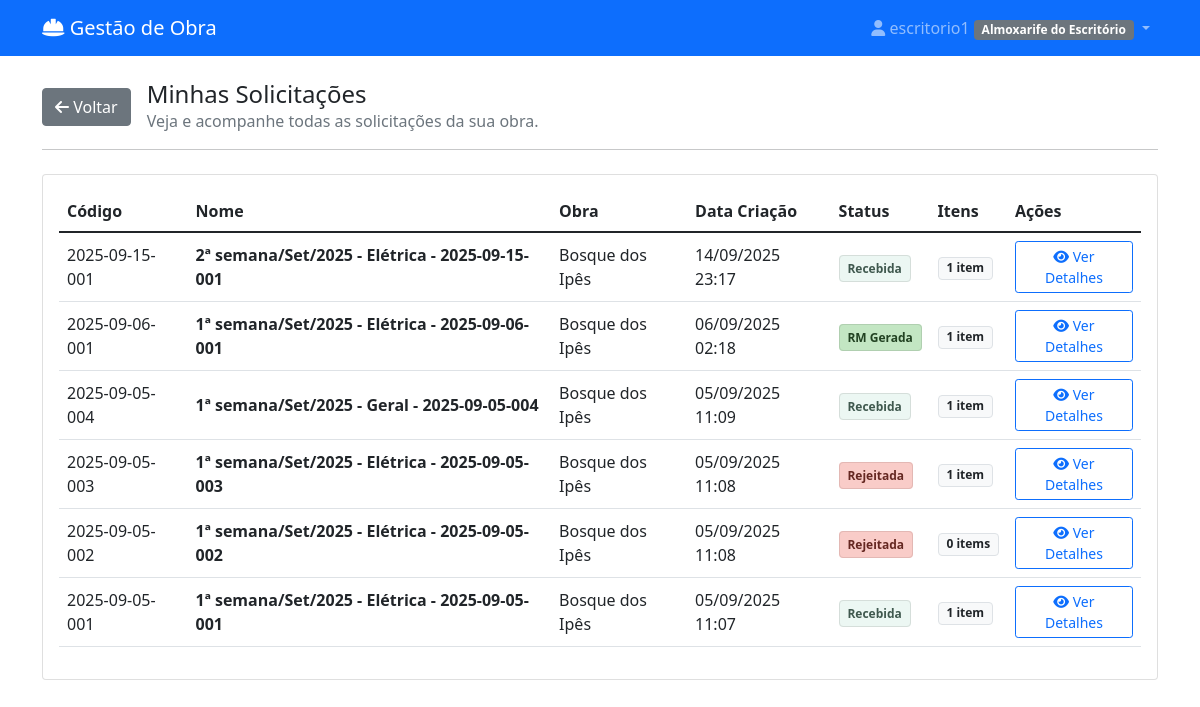
/solicitacoes/ (signed in), run on an earlier commit of the app's database.
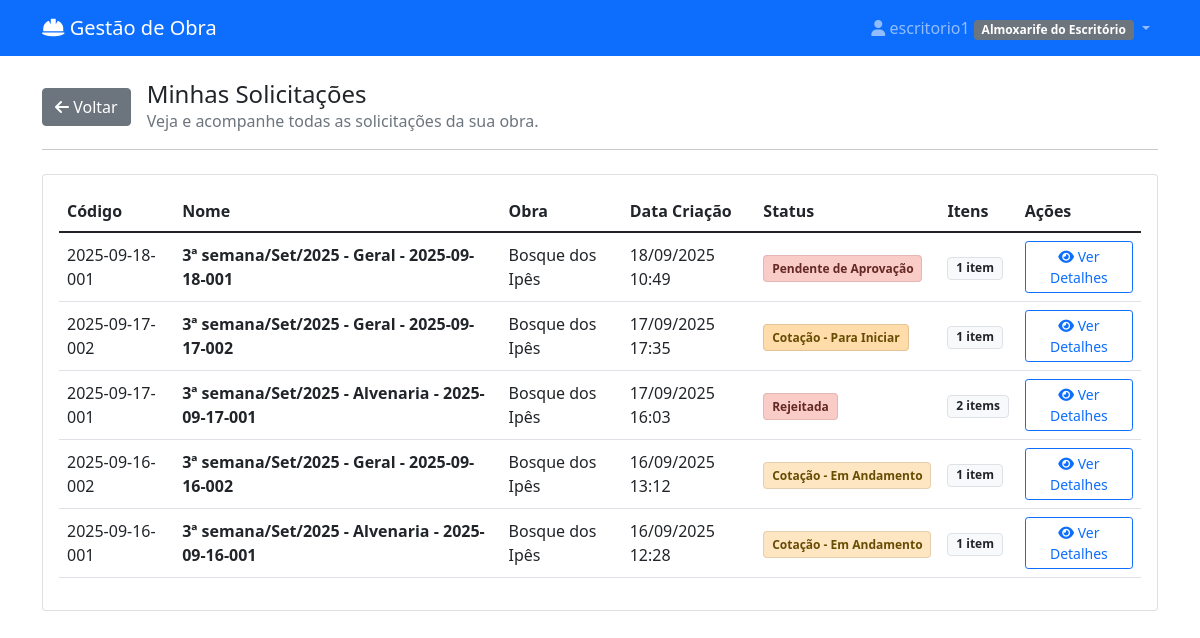
And on a later commit of the database.
### materiais/models.py (models this page shows, shortened)
class SolicitacaoCompra(models.Model):
    STATUS_CHOICES = [
        ('rascunho', 'Rascunho'),
        ('pendente_aprovacao', 'Pendente de Aprovação'),
        ('aprovado_engenharia', 'Aprovado - Engenharia'),
        ('aprovada', 'Cotação - Para Iniciar'),
        ('rejeitada', 'Rejeitada'),
        ('em_cotacao', 'Cotação - Em Andamento'),
        ('aguardando_resposta', 'Cotação - Aguardando Resposta'),
        ('cotacao_selecionada', 'Cotação - Recebida/Analisar'),
        ('finalizada', 'RM Gerada'),
        ('a_caminho', 'A Caminho'),
        ('recebida_parcial', 'Recebida Parcialmente'),
        ('recebida', 'Recebida'),
    ]
    numero = models.CharField(max_length=100, unique=True, blank=True, verbose_name="Código")
    solicitante = models.ForeignKey(User, on_delete=models.CASCADE, related_name='solicitacoes')
    obra = models.ForeignKey(Obra, on_delete=models.CASCADE, null=True, blank=True)
    destino = models.ForeignKey(
        DestinoEntrega,
        on_delete=models.SET_NULL,
        null=True,
        blank=True,
        verbose_name="Destino de Entrega"
    )
    categoria_sc = models.ForeignKey(
        CategoriaSC,
        on_delete=models.SET_NULL,
        null=True,
        blank=True,
        verbose_name="Categoria da SC"
    )
    data_criacao = models.DateTimeField(auto_now_add=True)
    data_necessidade = models.DateField()
    justificativa = models.TextField(verbose_name="Observação Geral")
    is_emergencial = models.BooleanField(default=False, verbose_name="Solicitação Emergencial")
    status = models.CharField(max_length=20, choices=STATUS_CHOICES, default='rascunho')
    aprovador = models.ForeignKey(User, on_delete=models.SET_NULL, null=True, blank=True, related_name='aprovacoes')
    data_aprovacao = models.DateTimeField(null=True, blank=True)
    observacoes_aprovacao = models.TextField(blank=True)
    data_recebimento = models.DateTimeField(null=True, blank=True, verbose_name="Data de Recebimento")
    recebedor = models.ForeignKey(User, on_delete=models.CASCADE, verbose_name="Recebedor", null=True, blank=True)
    sc_mae = models.ForeignKey(
        'self',
        on_delete=models.SET_NULL,
        null=True,
        blank=True,
        related_name='scs_filhas'
    )
    @property
    def nome_descritivo(self):
        if not self.numero or not self.data_criacao:
            return "SC em criação..."
        data = timezone.localtime(self.data_criacao)
        semana_do_mes = (data.day - 1) // 7 + 1
        meses = ['Jan', 'Fev', 'Mar', 'Abr', 'Mai', 'Jun', 'Jul', 'Ago', 'Set', 'Out', 'Nov', 'Dez']
        mes_str = meses[data.month - 1]
        ano_str = data.strftime('%Y')
        categoria_nome = self.categoria_sc.nome if self.categoria_sc else "Geral"
        return f"{semana_do_mes}ª semana/{mes_str}/{ano_str} - {categoria_nome} - {self.numero}"

class CategoriaSC(models.Model):
    nome = models.CharField(max_length=100, unique=True)
    descricao = models.TextField(blank=True)
    class Meta:
        verbose_name = "Categoria de SC"
        verbose_name_plural = "Categorias de SC"

class Obra(models.Model):
    nome = models.CharField(max_length=100, verbose_name="Nome da Obra")
    endereco = models.CharField(max_length=200, blank=True, verbose_name="Endereço")
    data_inicio = models.DateField(null=True, blank=True, verbose_name="Data de Início")
    data_fim = models.DateField(null=True, blank=True, verbose_name="Data de Fim")
    ativa = models.BooleanField(default=True, verbose_name="Ativa")
    class Meta:
        verbose_name = "Obra"
        verbose_name_plural = "Obras"

### materiais/views.py (the view, shortened to what this page needs)
# urls.py: path('solicitacoes/', views.lista_solicitacoes, name='lista_solicitacoes'),
@login_required
def lista_solicitacoes(request):
    status_filtrado = request.GET.get('status', None)
    user = request.user
    if user.perfil in ['almoxarife_escritorio', 'diretor']:
        base_query = SolicitacaoCompra.objects.all()
    elif user.perfil in ['almoxarife_obra', 'engenheiro']:
        user_obras = user.obras.all()
        if user_obras.exists():
            base_query = SolicitacaoCompra.objects.filter(obra__in=user_obras)
        else:
            base_query = SolicitacaoCompra.objects.none() # Se não tem obra, não vê nada
    else:
        base_query = SolicitacaoCompra.objects.none()
    solicitacoes = base_query
    context = {
        'solicitacoes': solicitacoes.select_related('obra').order_by('-data_criacao'),
        'status_filtrado': status_filtrado,
        'status_choices': dict(SolicitacaoCompra.STATUS_CHOICES)
    }
    return render(request, 'materiais/lista_solicitacoes.html', context)

### materiais/templates/materiais/lista_solicitacoes.html (shortened to what the changed rows need)
{% extends 'materiais/base.html' %}
{% load materiais_extras %}
{% block content %}
<div class="card">
    <div class="card-body">
        {% if solicitacoes %}
            <div class="table-responsive">
                <table class="table table-hover align-middle">
                    <thead>
                        <tr>
                            <th>Código</th>
                            <th>Nome</th>
                            <th>Obra</th>
                            <th>Data Criação</th>
                            <th>Status</th>
                            <th>Itens</th>
                            <th>Ações</th>
                        </tr>
                    </thead>
                    <tbody>
                        {% for solicitacao in solicitacoes %}
                        <tr>
                            <td>
                                {{ solicitacao.numero }}
                            </td>
                            <td><strong>{{ solicitacao.nome_descritivo }}</strong></td>
                            <td>{{ solicitacao.obra.nome|default:"-" }}</td>
                            <td>{{ solicitacao.data_criacao|date:"d/m/Y H:i" }}</td>
                            <td>
                                {% if solicitacao.status == 'pendente_aprovacao' %}
                                    <span class="status-badge badge-aberto">{{ solicitacao.get_status_display }}</span>
                                {% elif solicitacao.status == 'aprovada' %}
                                    <span class="status-badge badge-aprovado">{{ solicitacao.get_status_display }}</span>
                                {% elif solicitacao.status == 'em_cotacao' %}
                                    <span class="status-badge badge-cotacao">{{ solicitacao.get_status_display }}</span>
                                {% elif solicitacao.status == 'cotacao_selecionada' %}
                                    <span class="status-badge badge-cotacao-selecionada">{{ solicitacao.get_status_display }}</span>
                                {% elif solicitacao.status == 'finalizada' %}
                                    <span class="status-badge badge-finalizada">{{ solicitacao.get_status_display }}</span>
                                {% elif solicitacao.status == 'a_caminho' %}
                                    <span class="status-badge badge-caminho">{{ solicitacao.get_status_display }}</span>
                                {% elif solicitacao.status == 'recebida' %}
                                    <span class="status-badge badge-entregue">{{ solicitacao.get_status_display }}</span>
                                {% elif solicitacao.status == 'rejeitada' %}
                                    <span class="status-badge badge-rejeitada">{{ solicitacao.get_status_display }}</span>
                                {% else %}
                                    <span class="badge bg-secondary">{{ solicitacao.get_status_display }}</span>
                                {% endif %}
                            </td>
                            <td>
                                <span class="badge bg-light text-dark border">{{ solicitacao.itens.count }} item{{ solicitacao.itens.count|pluralize:"s" }}</span>
                            </td>
                            <td>
                                <button class="btn btn-sm btn-outline-primary btn-ver-detalhes"
                                        data-bs-toggle="modal"
                                        data-bs-target="#modalDetalhesSC"
                                        data-sc-id="{{ solicitacao.id }}">
                                    <i class="fas fa-eye"></i> Ver Detalhes
                                </button>
                            </td>
                        </tr>
                        {% endfor %}
                    </tbody>
                </table>
            </div>
        {% else %}
            <div class="text-center p-5">
                <i class="fas fa-inbox fa-3x text-muted mb-3"></i>
                <h5>Nenhuma solicitação encontrada</h5>
            </div>
        {% endif %}
    </div>
</div>
{% endblock %}

What changed in the data, as far as the page shows it:
removed SolicitacaoCompra: numero "2025-09-15-001", nome_descritivo "2ª semana/Set/2025 - Elétrica - 2025-09-15-001", obra.nome "Bosque dos Ipês", data_criacao "14/09/2025 23:17", status "Recebida", itens.count "1"
removed SolicitacaoCompra: numero "2025-09-06-001", nome_descritivo "1ª semana/Set/2025 - Elétrica - 2025-09-06-001", obra.nome "Bosque dos Ipês", data_criacao "06/09/2025 02:18", status "RM Gerada", itens.count "1"
removed SolicitacaoCompra: numero "2025-09-05-004", nome_descritivo "1ª semana/Set/2025 - Geral - 2025-09-05-004", obra.nome "Bosque dos Ipês", data_criacao "05/09/2025 11:09", status "Recebida", itens.count "1"
removed SolicitacaoCompra: numero "2025-09-05-003", nome_descritivo "1ª semana/Set/2025 - Elétrica - 2025-09-05-003", obra.nome "Bosque dos Ipês", data_criacao "05/09/2025 11:08", status "Rejeitada", itens.count "1"
removed SolicitacaoCompra: numero "2025-09-05-002", nome_descritivo "1ª semana/Set/2025 - Elétrica - 2025-09-05-002", obra.nome "Bosque dos Ipês", data_criacao "05/09/2025 11:08", status "Rejeitada", itens.count "0"
removed SolicitacaoCompra: numero "2025-09-05-001", nome_descritivo "1ª semana/Set/2025 - Elétrica - 2025-09-05-001", obra.nome "Bosque dos Ipês", data_criacao "05/09/2025 11:07", status "Recebida", itens.count "1"
added SolicitacaoCompra: numero "2025-09-18-001", nome_descritivo "3ª semana/Set/2025 - Geral - 2025-09-18-001", obra.nome "Bosque dos Ipês", data_criacao "18/09/2025 10:49", status "Pendente de Aprovação", itens.count "1"
added SolicitacaoCompra: numero "2025-09-17-002", nome_descritivo "3ª semana/Set/2025 - Geral - 2025-09-17-002", obra.nome "Bosque dos Ipês", data_criacao "17/09/2025 17:35", status "Cotação - Para Iniciar", itens.count "1"
added SolicitacaoCompra: numero "2025-09-17-001", nome_descritivo "3ª semana/Set/2025 - Alvenaria - 2025-09-17-001", obra.nome "Bosque dos Ipês", data_criacao "17/09/2025 16:03", status "Rejeitada", itens.count "2"
added SolicitacaoCompra: numero "2025-09-16-002", nome_descritivo "3ª semana/Set/2025 - Geral - 2025-09-16-002", obra.nome "Bosque dos Ipês", data_criacao "16/09/2025 13:12", status "Cotação - Em Andamento", itens.count "1"
added SolicitacaoCompra: numero "2025-09-16-001", nome_descritivo "3ª semana/Set/2025 - Alvenaria - 2025-09-16-001", obra.nome "Bosque dos Ipês", data_criacao "16/09/2025 12:28", status "Cotação - Em Andamento", itens.count "1"
